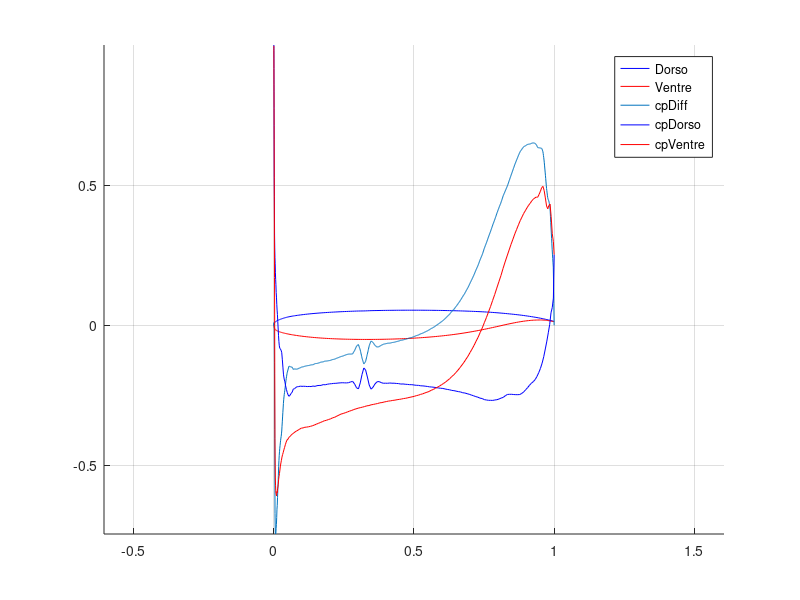

Reproduce this figure in MATLAB.
close all
clear
clc

% Loading struct with all the necessary data
% Points : x and y coordinates of  the profile
% Angles : angles for which cp has been retrieved
% Cp : matrix with cp data for all angles. Each column is a different AOA


load("cpData.mat");

% Finding leading edge
ba = find(~cpData.Points(:,1));
ba = ba(1);

% Cycle analyzing cp minimum and leading edge difference
cpPeak = zeros(length(cpData.Angles),1);
pos = zeros(length(cpData.Angles),1);
leCpDiff = zeros(length(cpData.Angles),1);

for ii = 1:length(cpData.Angles)
    cpup = interp1(cpData.Points(1:ba,1), cpData.Cp(1:ba,ii),linspace(0,1,1000));
    cpdown = interp1(cpData.Points(ba+1:end,1), cpData.Cp(ba+1:end,ii),linspace(0,1,1000));
    cpDiff = cpdown - cpup;
    [cpPeak(ii),pos(ii)] = max(cpDiff);
    leCpDiff(ii) = abs( cpData.Cp(ba-1,ii) - cpData.Cp(ba+1,ii));
end


% Finding minimum peak
[minCpPeak,I] = min(cpPeak);
alphaTheodorsen = cpData.Angles(I);
fprintf("Theodorsen angle according to minimum cp difference: %.4f°", cpData.Angles(I))
fprintf("\n Minimum peak is of %.4f and is achieved at %.4f m along the chord\n\n", minCpPeak, pos(I)/1000)

[~,ind] = min(leCpDiff);
fprintf("Theodorsen angle according to minimum cp difference on leading edge: %.4f°", cpData.Angles(ind))

%% CP PLOT - Choose an angle
Angle = alphaTheodorsen;


jj = find (~(cpData.Angles - Angle));

figure;
hold on
axis equal
grid on
plot(cpData.Points(1:ba,1),cpData.Points(1:ba,2),'b')
plot(cpData.Points(ba+1:end,1),cpData.Points(ba+1:end,2),'r')

cpup = interp1(cpData.Points(1:ba,1), cpData.Cp(1:ba,jj),linspace(0,1,1000));
cpdown = interp1(cpData.Points(ba+1:end,1), cpData.Cp(ba+1:end,jj),linspace(0,1,1000));
cpDiff = cpdown - cpup;

plot(linspace(0,1,1000), cpDiff)

plot(cpData.Points(1:ba,1),cpData.Cp(1:ba,jj),'b')
plot(cpData.Points(ba+1:end,1),cpData.Cp(ba+1:end,jj),'r')

legend("Dorso","Ventre", "cpDiff", "cpDorso","cpVentre")
